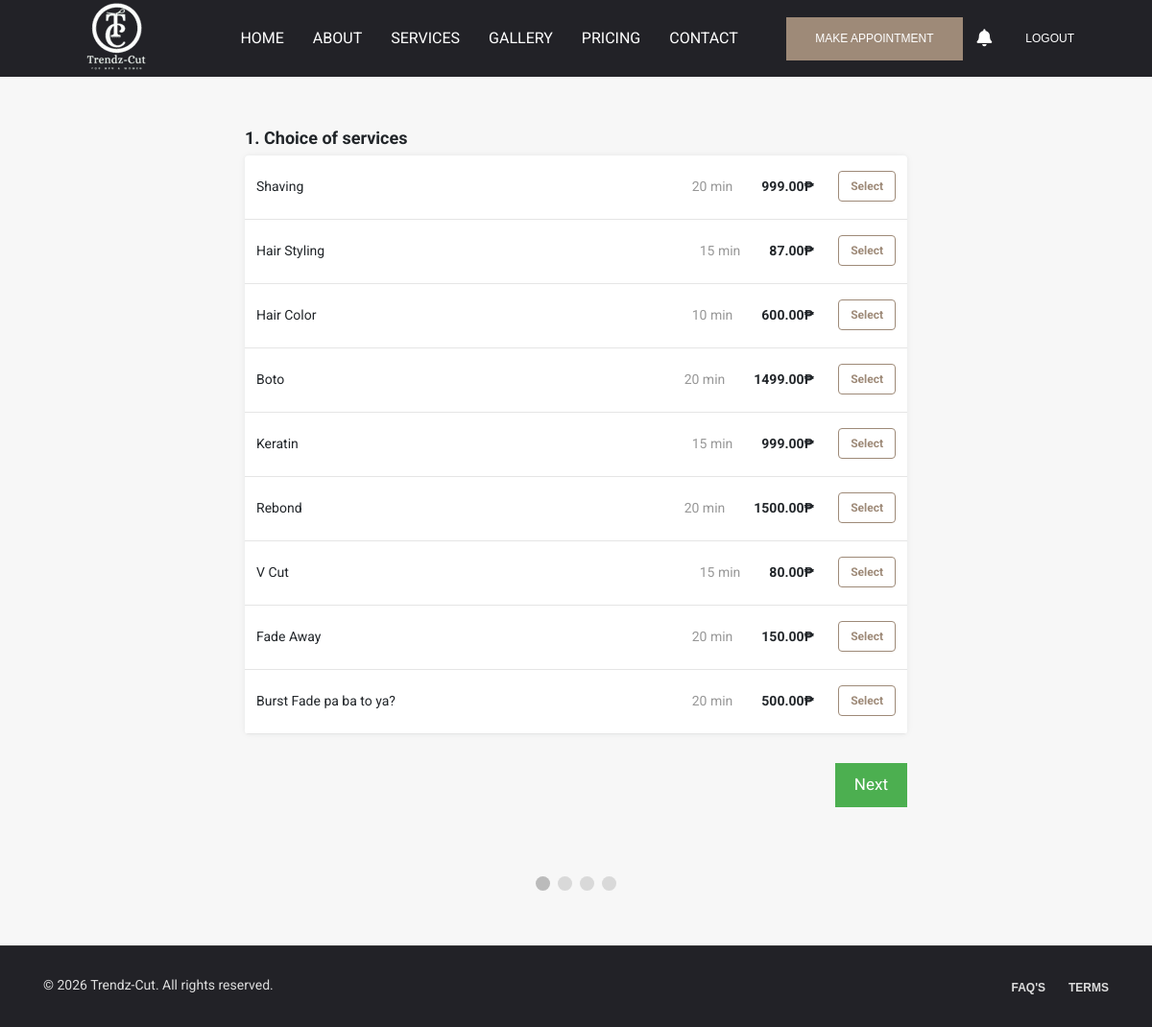
Before: /appointment.php (signed in) with the older database file.
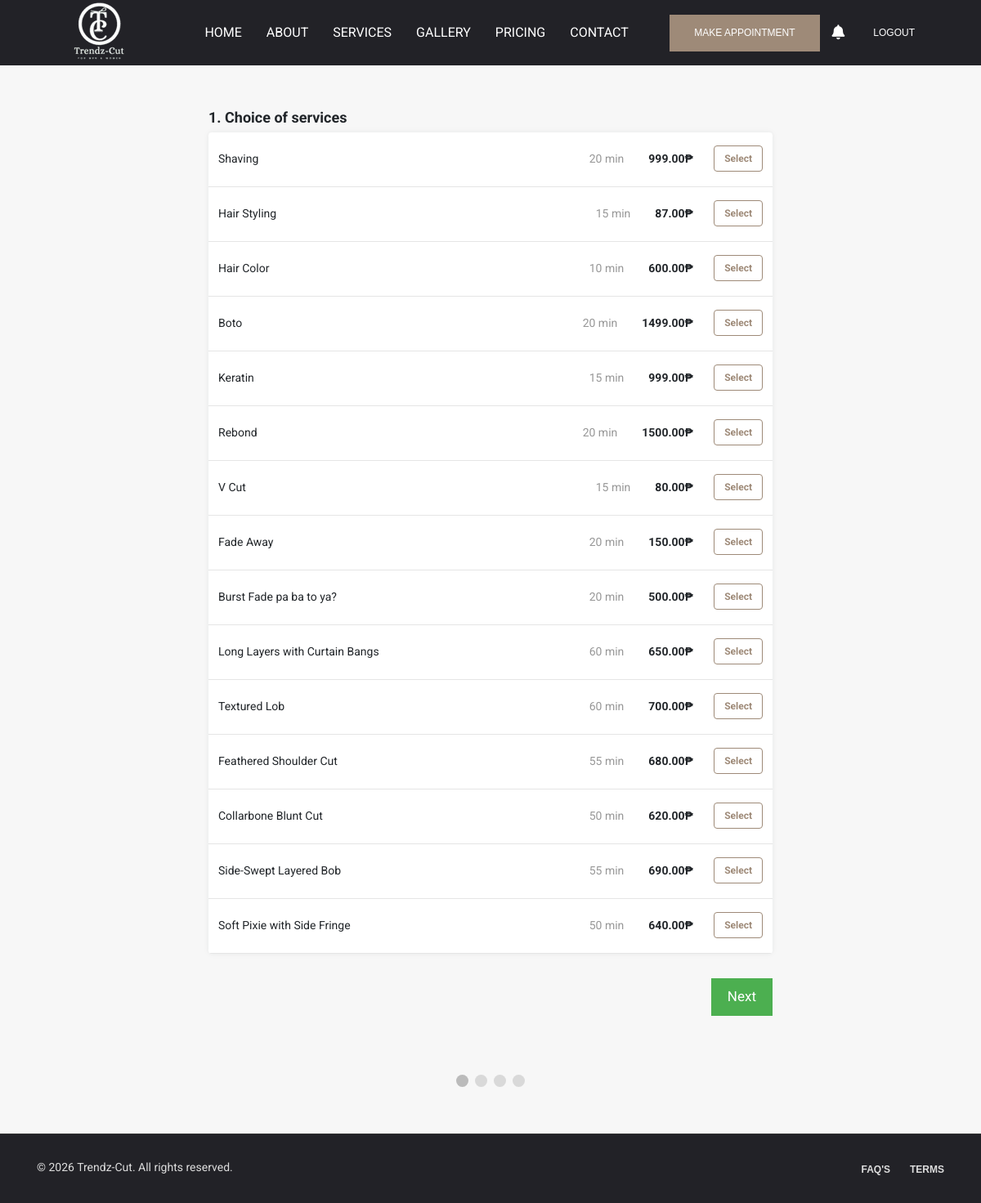
After: the same page with the newer database file.
### tables this page shows
CREATE TABLE `services` (
  `service_id` int(5) NOT NULL,
  `service_name` varchar(50) NOT NULL,
  `service_description` varchar(255) NOT NULL,
  `service_price` decimal(6,2) NOT NULL,
  `service_duration` int(5) NOT NULL,
  `category_id` int(2) NOT NULL
);

### appointment.php (the view, shortened to what this page needs)
<?php
    include "Includes/templates/header.php";
    include "Includes/templates/navbar.php";
?>
<link rel="stylesheet" href="Design/css/appointment-page-style.css">
<section class="booking_section">
	<div class="container">
		<form method="post" id="appointment_form" action="appointment.php">
			<div class="select_services_div tab_reservation" id="services_tab">
				<div class="text_header">
					<span>
						1. Choice of services
					</span>
				</div>
				<div class="items_tab">
        			<?php
        				$stmt = $con->prepare("Select * from services");
                    	$stmt->execute();
                    	$rows = $stmt->fetchAll();
                    	foreach($rows as $row)
                    	{
                        	echo "<div class='itemListElement'>";
                            	echo "<div class = 'item_details'>";
                                	echo "<div>";
                                    	echo $row['service_name'];
                                	echo "</div>";
                                	echo "<div class = 'item_select_part'>";
                                		echo "<span class = 'service_duration_field'>";
                                    		echo $row['service_duration']." min";
                                    	echo "</span>";
                                    	echo "<div class = 'service_price_field'>";
    										echo "<span style = 'font-weight: bold;'>";
                                    			echo $row['service_price']."₱";
                                    		echo "</span>";
                                    	echo "</div>";
                                    ?>
                                    	<div class="select_item_bttn">
                                    		<div class="btn-group-toggle" data-toggle="buttons">
												<label class="service_label item_label btn btn-secondary">
													<input type="checkbox"  name="selected_services[]" value="<?php echo $row['service_id'] ?>" autocomplete="off">Select
												</label>
											</div>
                                    	</div>
                                    <?php
                                	echo "</div>";
                            	echo "</div>";
                        	echo "</div>";
                    	}
            		?>
    			</div>
			</div>
			<div style="overflow:auto;padding: 30px 0px;">
    			<div style="float:right;">
      				<button type="button" id="nextBtn" class="next_prev_buttons" onclick="nextPrev(1)">Next</button>
    			</div>
  			</div>
  			<div style="text-align:center;margin-top:40px;">
    			<span class="step"></span>
    			<span class="step"></span>
    			<span class="step"></span>
    			<span class="step"></span>
  			</div>
		</form>
	</div>
</section>
<?php include "Includes/templates/footer.php";

### Includes/templates/header.php (shortened to what this page needs)
<!DOCTYPE html>
<html lang="en">
	<head>
		<link rel="stylesheet" type="text/css" href="Design/css/bootstrap.min.css">
		<link rel="stylesheet" type="text/css" href="Design/fonts/css/all.min.css">
		<link rel="stylesheet" type="text/css" href="Design/css/main.css">
		<link rel="stylesheet" type="text/css" href="Design/css/responsive.css">
		<link rel="stylesheet" type="text/css" href="Design/css/barber-icons.css">
		<link rel="stylesheet" type="text/css" href="Design/css/ai-features.css">
	</head>
	<body>

### Includes/templates/navbar.php (shortened to what this page needs)
    <header id="header" class="header-section">
        <div class="container">
            <nav class="navbar" style="display:flex; align-items:center; justify-content:space-between;">
    <a href="index.php" class="navbar-brand">
        <img src="Design/images/sana.png" alt="Logo">
    </a>
    <ul style="display:flex; gap:30px; list-style:none; margin:0;">
        <li><a href="./#home-section">HOME</a></li>
        <li><a href="./#about">ABOUT</a></li>
        <li><a href="./#services">SERVICES</a></li>
        <li><a href="./#gallery">GALLERY</a></li>
        <li><a href="./#pricing">PRICING</a></li>
        <li><a href="./#contact-us">CONTACT</a></li>
    </ul>
    <div style="display:flex; align-items:center; gap:15px; position:relative;">
        <a href="appointment.php" class="menu-btn">Make Appointment</a>
        <?php if(isset($_SESSION['user_id'])):
?>
    <div style="position:relative;">
        <a href="#" id="notifBtn" class="notif-icon">
            <i class="fas fa-bell"></i>
        </a>
    </div>
<?php endif; ?>
        <?php if(isset($_SESSION['user_id'])): ?>
            <a href="logout.php" class="login-btn">Logout</a>
        <?php else: ?>
            <a href="login.php" class="login-btn">Login</a>
        <?php endif; ?>
    </div>
</nav>
        </div>
    </header>
	<div class="header-height" style="height: 80px;"></div>

### Includes/templates/footer.php (shortened to what this page needs)
		<footer class="footer_section">
			<div class="container">
				<div class="row">
					<div class="col-md-6 xs-padding">
						<div class="copyright">
							©
							Trendz-Cut. All rights reserved.
						</div>
					</div>
					<div class="col-md-6 xs-padding">
						<ul class="footer_social">
							<li><a href="#">FAQ's</a></li>
							<li><a href="#">Terms</a></li>
						</ul>
					</div>
				</div>
			</div>
		</footer>
</html>

### Design/css/main.css (style rules this page uses)
a, a:hover { text-decoration: none !important; }
ul { display: block; list-style: none; padding: 0; margin: 0; }
html { scroll-behavior: smooth; }
section { scroll-margin-top: 100px; }
body { font-size: 16px; background-color: white; font-family: 'Roboto', sans-serif; }
.header-section { background-color: #222227; width: 100%; height: 80px; position: fixed; top: 0; left: 0; z-index: 999; display: flex; align-items: center; }
.navbar { width: 100%; display: flex; align-items: center; justify-content: space-between; }
.menu-btn { background-color: #9e8a78; font-family: 'Work Sans', sans-serif; font-size: 12px; text-transform: uppercase; color: #fff; padding: 0 30px; height: 45px; line-height: 45px; text-decoration: none; }
.login-btn { font-family: 'Work Sans', sans-serif; font-size: 12px; text-transform: uppercase; color: #fff; padding: 0 20px; height: 45px; line-height: 45px; text-decoration: none; }
.notif-icon { color: #fff; font-size: 16px; line-height: 45px; text-decoration: none; }
.header-section ul li a { color: #ffffff !important; text-decoration: none !important; }
.login-btn { color: #ffffff !important; }
.notif-icon i { color: #ffffff !important; font-size: 18px; }
.footer_section { display: block; background-color: #222227; border-top: 1px solid #333; padding: 30px 0; }
.footer_section .copyright { font-size: 14px; color: #ddd; }
.footer_social { display: block; text-align: right; }
.footer_social li { display: inline-block; }
.footer_social li a { font-family: "Work Sans",sans-serif; color: #ddd; font-size: 12px; font-weight: 600; text-transform: uppercase; margin-left: 20px; }

### Design/css/appointment-page-style.css (style rules this page uses)
body { background: #f7f7f7; }
.text_header { margin-bottom: 5px; font-size: 18px; font-weight: bold; line-height: 1.5; margin-top: 22px; }
.booking_section { max-width: 720px; margin: 50px auto; }
.items_tab { border-radius: 4px; background-color: white; overflow: hidden; box-shadow: 0 0 5px 0 rgba(60, 66, 87, 0.04), 0 0 10px 0 rgba(0, 0, 0, 0.04); }
.itemListElement { font-size: 14px; line-height: 1.29; border-bottom: solid 1px #e5e5e5; cursor: pointer; padding: 16px 12px 18px 12px; }
.item_details { width: auto; display: -webkit-box; display: -moz-box; display: -ms-flexbox; display: -webkit-flex; display: flex; flex-direction: row; justify-content: space-between; align-items: center; -webkit-box-orient: horizontal; -webkit-box-direction: normal; -webkit-flex-direction: row; -webkit-box-pack: justify; -webkit-justify-content: space-between; -webkit-box-align: center; -webkit-align-items: center; }
.item_label { color: #9e8a78; border-color: #9e8a78; background: white; font-size: 12px; font-weight: 700; }
.item_select_part { display: flex; -webkit-box-pack: justify; justify-content: space-between; -webkit-box-align: center; align-items: center; flex-shrink: 0; }
.select_item_bttn { width: 55px; display: flex; margin-left: 30px; -webkit-box-pack: end; justify-content: flex-end; }
.service_duration_field { text-align: right; min-width: 60px; width: auto; color: rgb(151, 151, 151); line-height: 1.29; font-size: 14px; }
.service_price_field { width: auto; display: flex; margin-left: 30px; -webkit-box-align: baseline; align-items: baseline; }
.step { height: 15px; width: 15px; margin: 0 2px; background-color: #bbbbbb; border: none; border-radius: 50%; display: inline-block; opacity: 0.5; }
.step.active { opacity: 1; }
.next_prev_buttons { background-color: #4CAF50; color: #ffffff; border: none; padding: 10px 20px; font-size: 17px; cursor: pointer; }
.tab_reservation { display: none; }

Changed rows visible on the page:
added services: service_name "Long Layers with Curtain Bangs", service_duration "60", service_price "650.00"
added services: service_name "Textured Lob", service_duration "60", service_price "700.00"
added services: service_name "Feathered Shoulder Cut", service_duration "55", service_price "680.00"
added services: service_name "Collarbone Blunt Cut", service_duration "50", service_price "620.00"
added services: service_name "Side-Swept Layered Bob", service_duration "55", service_price "690.00"
added services: service_name "Soft Pixie with Side Fringe", service_duration "50", service_price "640.00"
